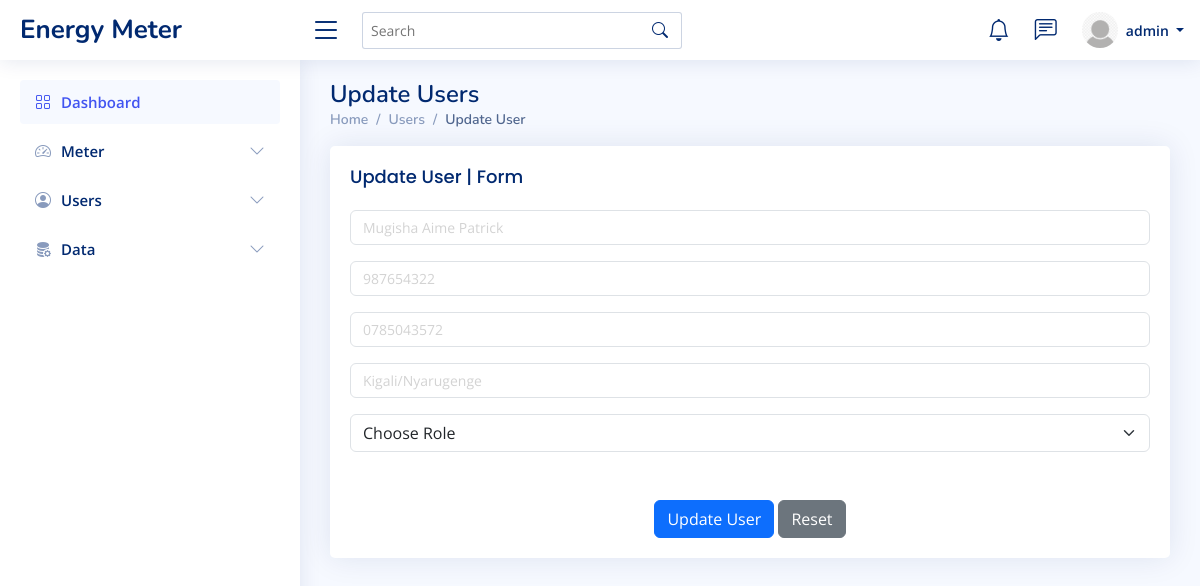
/update-user/3/ (signed in), run on the app's committed database.
### energy_meter_app/models.py (models this page shows, shortened)
class UserProfile(models.Model):
    STATUS_CHOICES = [
        ('staff', 'Staff'),
        ('client', 'Client'),
    ]
    name = models.CharField(max_length=100)
    national_id = models.CharField(max_length=20, unique=True)
    phone_number = models.CharField(max_length=15, unique=True)
    address = models.TextField(max_length=50)
    created_at = models.DateTimeField(auto_now_add=True)
    updated_at = models.DateTimeField(auto_now=True)
    is_active = models.BooleanField(default=True)
    status = models.CharField(max_length=10, choices=STATUS_CHOICES, default='client')
    class Meta:
        verbose_name = 'User Profile'
        verbose_name_plural = 'User Profiles'
        ordering = ['created_at']

### energy_meter_app/views.py (the view, shortened to what this page needs)
# urls.py: path('update-user/<int:user_id>/', views.update_user_view, name='update_user'),
@login_required
def update_user_view(request, user_id):
    user = get_object_or_404(UserProfile, id=user_id)
    context = {
        'user': user
    }
    return render(request, 'energy_meter_app/forms/update_users.html', context)

### energy_meter_app/templates/energy_meter_app/forms/update_users.html (shortened to what this page needs)
{% load static %}
<!DOCTYPE html>
<html lang="en">
{% include "energy_meter_app/admin_navbar/header.html" %}
<body>
  {% include "energy_meter_app/admin_navbar/navbar.html" %}
  {% include "energy_meter_app/admin_navbar/aside.html" %}
  <main id="main" class="main">
    <div class="pagetitle">
      <h1>Update Users</h1>
      <nav>
        <ol class="breadcrumb">
          <li class="breadcrumb-item"><a href="{% url "admin_dashboard" %}">Home</a></li>
          <li class="breadcrumb-item">Users</li>
          <li class="breadcrumb-item active">Update User</li>
        </ol>
      </nav>
    </div>
    <section class="section">
        <div class="row">
            <div class="col-lg-12">
                <div class="card">
                    <div class="card-body">
                        <h5 class="card-title">Update User | Form</h5>
                        <form class="row g-3" method="POST">
                            <div class="col-md-12">
                                <input type="text" name="name" class="form-control" placeholder="Name" value="{{ user.name }}" required>
                            </div>
                            <div class="col-md-12">
                                <input type="number" name="national_id" class="form-control" placeholder="National Id" value="{{ user.national_id }}" required>
                            </div>
                            <div class="col-md-12">
                                <input type="number" name="phone_number" class="form-control" placeholder="Phone Number" value="{{ user.phone_number }}" required>
                            </div>
                            <div class="col-12">
                                <input type="text" name="address" class="form-control" placeholder="Address" value="{{ user.address }}">
                            </div>
                            <div class="col-md-12">
                                <select id="inputState" name="role" class="form-select">
                                    <option selected>Choose Role</option>
                                </select>
                            </div>
                            <div class="text-center mt-5">
                                <button type="submit" class="btn btn-primary">Update User</button>
                                <button type="reset" class="btn btn-secondary">Reset</button>
                            </div>
                        </form>
                    </div>
                </div>
            </div>
        </div>
    </section>
  </main>
</body>
</html>

### energy_meter_app/templates/energy_meter_app/dashboards/base.html (shortened to what this page needs)
{% load static %}
{% block content %}
<li class="nav-item dropdown pe-3">
    <a class="nav-link nav-profile d-flex align-items-center pe-0" href="#" data-bs-toggle="dropdown">
        <img src="{% static 'assets/img/default-user.png' %}" alt="Profile" class="rounded-circle">
        <span class="d-none d-md-block dropdown-toggle ps-2">
            {{ request.user.username|default:'User' }}
        </span>
    </a>
</li>
{% endblock content %}

### static/assets/css/style.css (style rules this page uses)
:root { scroll-behavior: smooth; }
body { font-family: "Open Sans", sans-serif; background: #f6f9ff; color: #444444; }
a { color: #4154f1; text-decoration: none; }
h1, h2, h3, h4, h5, h6 { font-family: "Nunito", sans-serif; }
#main { margin-top: 60px; padding: 20px 30px; transition: all 0.3s; }
.pagetitle { margin-bottom: 10px; }
.pagetitle h1 { font-size: 24px; margin-bottom: 0; font-weight: 600; color: #012970; }
.card { margin-bottom: 30px; border: none; border-radius: 5px; box-shadow: 0px 0 30px rgba(1, 41, 112, 0.1); }
.card-title { padding: 20px 0 15px 0; font-size: 18px; font-weight: 500; color: #012970; font-family: "Poppins", sans-serif; }
.form-control { color: #d3d3d3; font-size: 14px; }
.card-body { padding: 0 20px 20px 20px; }
.breadcrumb { font-size: 14px; font-family: "Nunito", sans-serif; color: #899bbd; font-weight: 600; }
.breadcrumb a { color: #899bbd; transition: 0.3s; }
.breadcrumb .breadcrumb-item::before { color: #899bbd; }
.breadcrumb .active { color: #51678f; font-weight: 600; }
.header-nav .nav-profile { color: #012970; }
.header-nav .nav-profile img { max-height: 36px; }
.header-nav .nav-profile span { font-size: 14px; font-weight: 600; }
@media (min-width: 1200px) { #main, #footer { margin-left: 300px; } }

### data on the page
UserProfile: name "Mugisha Aime Patrick", national_id "987654322", phone_number "0785043572", address "Kigali/Nyarugenge"

### other printed values
{{ request.user.username|default:'User' }} "admin"
